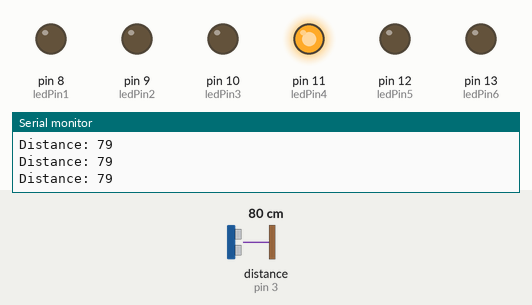
The sketch below on a simulated Arduino Uno, built with avr-gcc and run on an emulated ATmega328P. Shown: output pins drawn as LEDs (lit = HIGH), the last lines printed to the serial monitor. Wiring (inferred from the names in the program): ultrasonic range finder: trigger pin 2; echo pin 3. The test bench sets the inputs (shaded band); at power-on: distance to the obstacle (sensor on pin 3) 80 cm. The echo pulse lasts 58.3 µs per cm; pins used as bus, display or sensor lines are not drawn.

Above: at 1.2 s.
1.3 s: distance to the obstacle (sensor on pin 3) set to 72 cm
2.8 s: distance to the obstacle (sensor on pin 3) set to 62 cm
At 4.0 s:
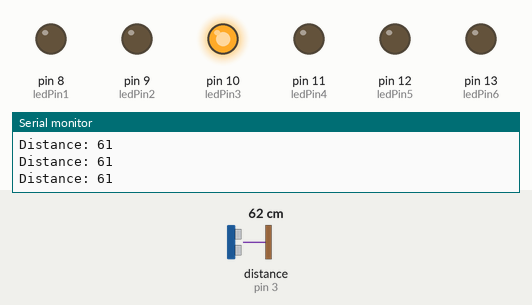
4.3 s: distance to the obstacle (sensor on pin 3) set to 53 cm
5.8 s: distance to the obstacle (sensor on pin 3) set to 45 cm
At 6.3 s:
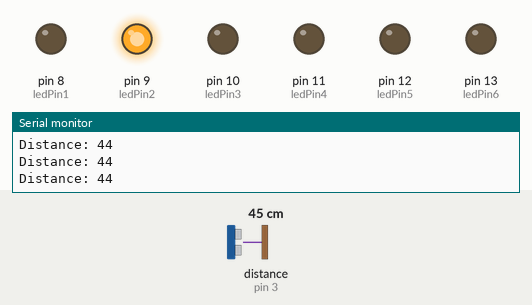
7.3 s: distance to the obstacle (sensor on pin 3) set to 39 cm
10.3 s: distance to the obstacle (sensor on pin 3) set to 31 cm
At 10.8 s:
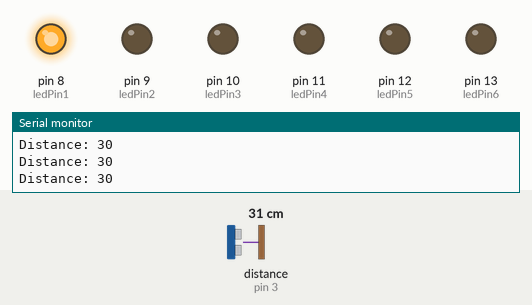
Timing chart, 0 to 12.8 s (numbered marks = the images above; inputs shaded):
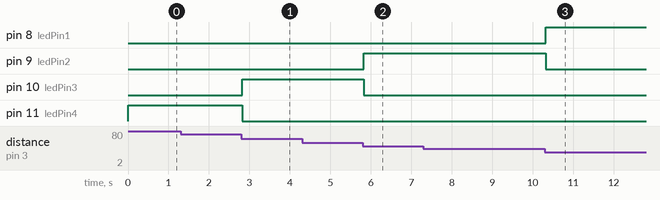

Measured:
- the behaviour switches between 68 and 67 cm on distance to the obstacle (sensor on pin 3) (found by bisection; images 0 and 1)
- the behaviour switches between 51 and 50 cm on distance to the obstacle (sensor on pin 3) (found by bisection; images 1 and 2)
- the behaviour switches between 35 and 34 cm on distance to the obstacle (sensor on pin 3) (found by bisection; images 2 and 3)
- after the input at 2.8 s, pin 10 (ledPin3): LOW → HIGH at once; pin 11 (ledPin4): HIGH → LOW at once
- after the input at 5.8 s, pin 9 (ledPin2): LOW → HIGH at once; pin 10 (ledPin3): HIGH → LOW at once
- after the input at 10.3 s, pin 8 (ledPin1): LOW → HIGH at once; pin 9 (ledPin2): HIGH → LOW at once

The sketch:

HC-SRO4_sensor.ino
```cpp
//This code should output distance to the serial port.

/*
* Ultrasonic Sensor HC-SR04 and Arduino Tutorial
*
* by Dejan Nedelkovski,
* www.HowToMechatronics.com
*
*/

// defines pins numbers
const int trigPin = 2;
const int echoPin = 3;

const int ledPin1 = 8;
const int ledPin2 = 9;
const int ledPin3 = 10;
const int ledPin4 = 11;
const int ledPin5 = 12;
const int ledPin6 = 13;

// defines variables
long duration;
int distance;

void setup() {
pinMode(ledPin1, OUTPUT);
pinMode(ledPin2, OUTPUT);
pinMode(ledPin3, OUTPUT);
pinMode(ledPin4, OUTPUT);
pinMode(ledPin5, OUTPUT);
pinMode(ledPin6, OUTPUT);
pinMode(trigPin, OUTPUT); // Sets the trigPin as an Output
pinMode(echoPin, INPUT); // Sets the echoPin as an Input
Serial.begin(9600); // Starts the serial communication
}

void loop() {
 // int distance = analogRead(0);
  distance = map(distance, 0, 100, 7, 13);
  //analogWrite(9, distance);

// Clears the trigPin
digitalWrite(trigPin, LOW);
delayMicroseconds(2);

// Sets the trigPin on HIGH state for 10 micro seconds
digitalWrite(trigPin, HIGH);
delayMicroseconds(10);
digitalWrite(trigPin, LOW);
digitalWrite (distance, HIGH);

if(distance == 8){
  digitalWrite (ledPin1, HIGH);
  digitalWrite (ledPin2, LOW);
  digitalWrite (ledPin3, LOW);
  digitalWrite (ledPin4, LOW);
  digitalWrite (ledPin5, LOW);
  digitalWrite (ledPin6, LOW);
}

if(distance == 9){
  digitalWrite (ledPin1, LOW);
  digitalWrite (ledPin2, HIGH);
  digitalWrite (ledPin3, LOW);
  digitalWrite (ledPin4, LOW);
  digitalWrite (ledPin5, LOW);
  digitalWrite (ledPin6, LOW);
}

if(distance == 10){
  digitalWrite (ledPin1, LOW);
  digitalWrite (ledPin2, LOW);
  digitalWrite (ledPin3, HIGH);
  digitalWrite (ledPin4, LOW);
  digitalWrite (ledPin5, LOW);
  digitalWrite (ledPin6, LOW);
}

if(distance == 11){
  digitalWrite (ledPin1, LOW);
  digitalWrite (ledPin2, LOW);
  digitalWrite (ledPin3, LOW);
  digitalWrite (ledPin4, HIGH);
  digitalWrite (ledPin5, LOW);
  digitalWrite (ledPin6, LOW);
}

if(distance == 12){
  digitalWrite (ledPin1, LOW);
  digitalWrite (ledPin2, LOW);
  digitalWrite (ledPin3, LOW);
  digitalWrite (ledPin4, LOW);
  digitalWrite (ledPin5, HIGH);
  digitalWrite (ledPin6, LOW);
}

if(distance == 13){
  digitalWrite (ledPin1, LOW);
  digitalWrite (ledPin2, LOW);
  digitalWrite (ledPin3, LOW);
  digitalWrite (ledPin4, LOW);
  digitalWrite (ledPin5, LOW);
  digitalWrite (ledPin6, HIGH);
}
// Reads the echoPin, returns the sound wave travel time in microseconds
duration = pulseIn(echoPin, HIGH);

// Calculating the distance
distance= duration*0.034/2;

// Prints the distance on the Serial Monitor
Serial.print("Distance: ");
Serial.println(distance);
}
```
